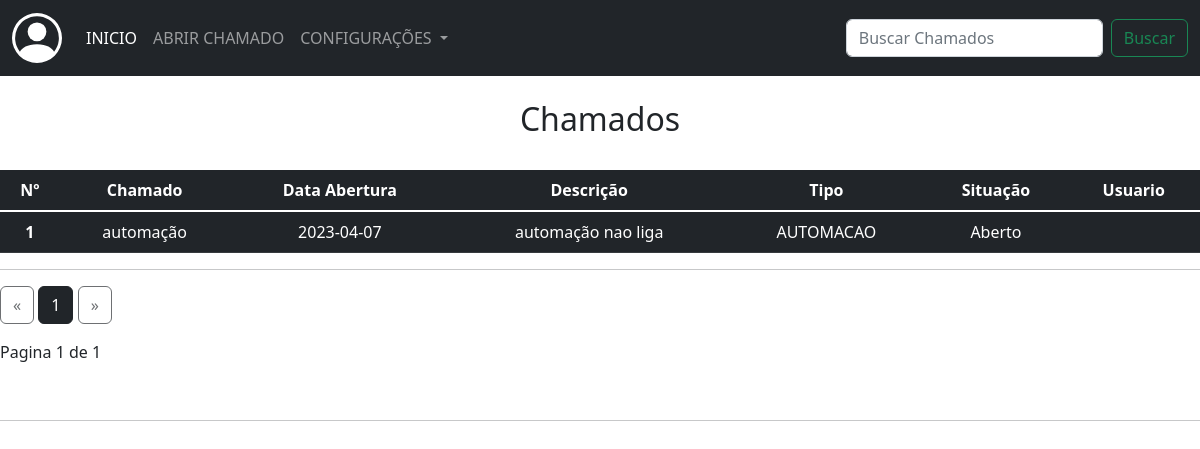
Before: /chamados_suporte (signed in) with the older database file.
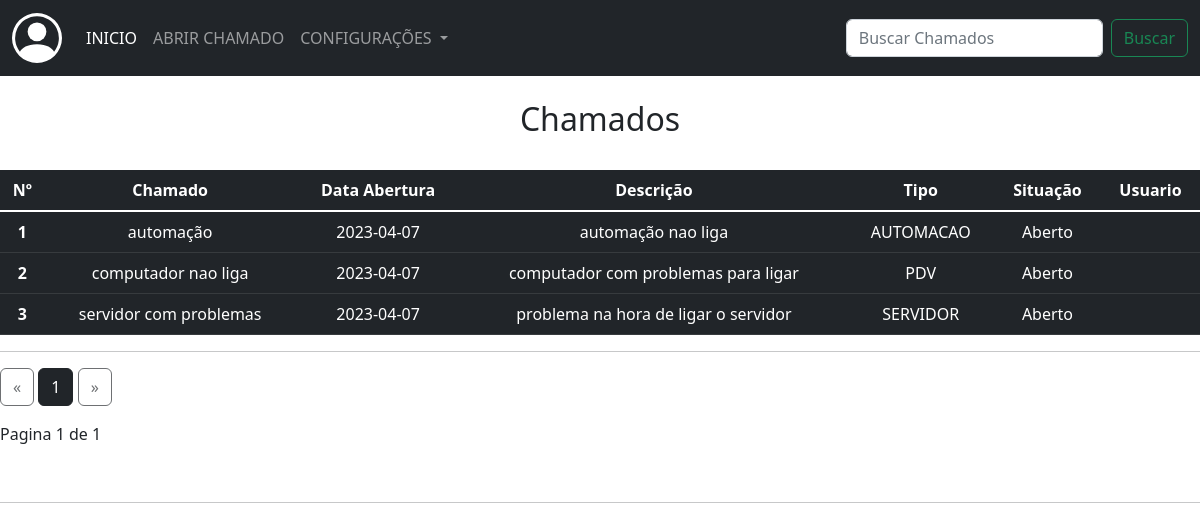
After: the same page with the newer database file.
### app/models/tab_chamados.py (models this page shows, shortened)
class Chamados(db.Model):
    __tablename__ = 'tab_chamados'
    id = db.Column(db.Integer, primary_key=True)
    data_add = db.Column(db.String(255), nullable=False)
    data_fim = db.Column(db.String(255), nullable=False)
    titulo = db.Column(db.String(255), nullable=False)
    descricao = db.Column(db.String(255), nullable=False)
    tipo_ch = db.Column(db.String(255), nullable=False)
    situacao = db.Column(db.String(255), nullable=False)
    telefone = db.Column(db.String(100))
    tab_usuarios_id = db.Column(db.Integer, db.ForeignKey('tab_usuarios.id'))
    tab_estoque_id = db.relationship('Estoque', backref='tab_chamados', lazy='dynamic')

### app/routes/routes.py (the view)
@app.route("/chamados_suporte")
@login_required
def chamados_suporte():
    page = request.args.get('page',1,type=int)
    ch = Chamados.query.paginate(page=page, per_page=ROWS_PER_PAGE)
    return render_template("chamados_suporte.html", chamados = ch)

### app/routes/routes.py (called while the page is built)
@login_manager.user_loader
def load_user(user_id):
    return User.query.get(int(user_id))

### app/templates/chamados_suporte.html (shortened to what this page needs)
{% extends 'base.html' %}
{% block conteudo %}
<nav class="navbar navbar-expand-lg navbar-dark bg-dark">
    <div class="container-fluid">
      <a class="navbar-brand" href="#"></a>
      <div class="collapse navbar-collapse" id="navbarSupportedContent">
        <ul class="navbar-nav me-auto mb-2 mb-lg-0">
          <li class="nav-item">
            <a class="nav-link active" aria-current="page" href="#">INICIO</a>
          </li>
          <li class="nav-item">
            <a class="nav-link" href="{{url_for('abrir_chamado')}}">ABRIR CHAMADO</a>
          </li>
          <li class="nav-item dropdown">
            <a class="nav-link dropdown-toggle" href="#" role="button" data-bs-toggle="dropdown" aria-expanded="false">
              CONFIGURAÇÕES
            </a>
          </li>
        </ul>
        <form class="d-flex" role="search" action="" method="post">
          <input class="form-control me-2" type="search" placeholder="Buscar Chamados" aria-label="Search">
          <button class="btn btn-outline-success" type="submit">Buscar</button>
        </form>
      </div>
    </div>
</nav>
<br>
<h2 align="center">Chamados</h2>
<br>
<div>
  <table class="table table-dark">
    <thead>
      <tr>
        <th scope="col">Nº</th>
        <th scope="col">Chamado</th>
        <th scope="col">Data Abertura</th>
        <th scope="col">Descrição</th>
        <th scope="col">Tipo</th>
        <th scope="col">Situação</th>
        <th scope="col">Usuario</th>
      </tr>
    </thead>
    <tbody class="table-group-divider">
      {% for ch in chamados %}
      <tr>
        <th scope="row">{{ch.id}}</th>
        <td>{{ch.titulo}}</td>
        <td>{{ch.data_add}}</td>
        <td>{{ch.descricao}}</td>
        <td>{{ch.tipo_ch}}</td>
        <td>{{ch.situacao}}</td>
        <th>{{user}}</th>
      </tr>
      {% endfor %}
    </tbody>
  </table>
  <hr>
  <div class="text-right">
    <a href="{{ url_for('chamados_suporte', page=chamados.prev_num) }}"
    class="btn btn-outline-dark
    {% if chamados.page == 1 %}disabled{% endif %}">
        &laquo;
    </a>
    {% for page_num in chamados.iter_pages(left_edge=1, right_edge=1, left_current=1, right_current=2) %}
{% if page_num %}
            {% if chamados.page == page_num %}
            <a href="{{ url_for('chamados_suporte', page=page_num) }}"
            class="btn btn-dark">
                {{ page_num }}
            </a>
            {% else %}
            <a href="{{ url_for('chamados_suporte', page=page_num) }}"
            class="btn btn-outline-dark">
                {{ page_num }}
            </a>
            {% endif %}
        {% else %}
            ...
        {% endif %}
    {% endfor %}
    <a href="{{ url_for('chamados_suporte', page=chamados.next_num) }}"
    class="btn btn-outline-dark
    {% if chamados.page == chamados.pages %}disabled{% endif %}">
        &raquo;
    </a>
</div>
<p class="text-right mt-3">
Pagina {{ chamados.page }} de {{ chamados.pages }}
</p>
</div>
<br>
<hr>
{% endblock conteudo %}

### app/templates/base.html (shortened to what this page needs)
<!DOCTYPE html>
<html lang="en">
<head>
    <link rel="stylesheet" href="https://cdn.jsdelivr.net/npm/bootstrap@5.2.3/dist/css/bootstrap.min.css">
    <link rel="stylesheet" href="{{url_for('static', filename='styles.css')}}">
</head>
<body>
    {% block conteudo %}
    {% endblock conteudo %}
</body>
</html>

### app/static/styles.css (style rules this page uses)
body { margin: 0px; }
.form-control { display: flex; flex-direction: column; align-items: center; justify-content: center; }
a { text-decoration: none; }
th, tr { text-align: center; }

Changed rows visible on the page:
added Chamados: id "2", titulo "computador nao liga", data_add "2023-04-07", descricao "computador com problemas para ligar", tipo_ch "PDV", situacao "Aberto"
added Chamados: id "3", titulo "servidor com problemas", data_add "2023-04-07", descricao "problema na hora de ligar o servidor", tipo_ch "SERVIDOR", situacao "Aberto"
